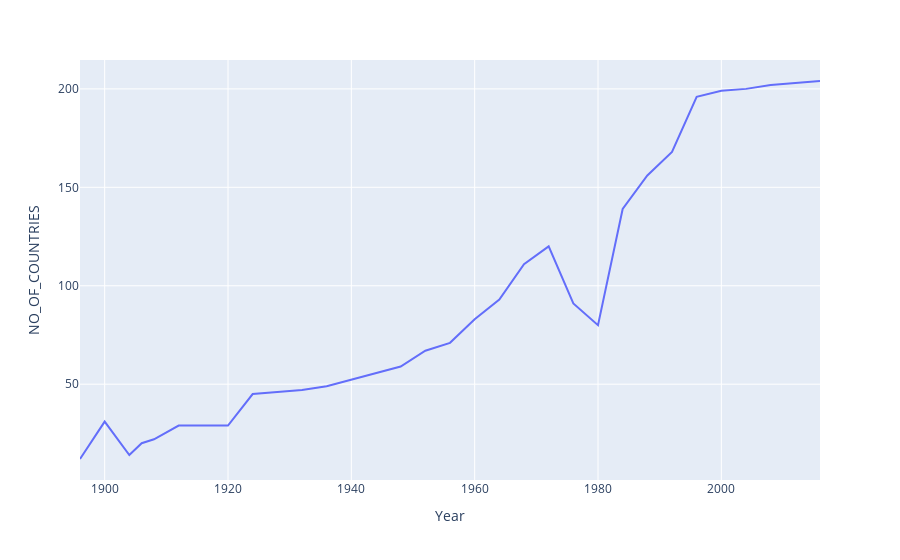

Notebook code for this chart:
### Code cell
fig= px.line(country_participated, x='Year', y='NO_OF_COUNTRIES')
fig.show()
#u can see clearly ... in 1980 very less countries participated. it was in moscow...
# and many of nation boycott due to russian attack on afganistan

### Figure 1 — Plotly figure (JSON) as saved in the notebook; plotly's stock layout.template omitted (floating-point values rounded to 4 significant figures)
{"data": [{"hovertemplate": "Year=%{x}<br>NO_OF_COUNTRIES=%{y}<extra></extra>", "legendgroup": "", "line": {"color": "#636efa", "dash": "solid"}, "marker": {"symbol": "circle"}, "mode": "lines", "name": "", "orientation": "v", "showlegend": false, "type": "scatter", "x": [1896, 1900, 1904, 1906, 1908, 1912, 1920, 1924, 1928, 1932, 1936, 1948, 1952, 1956, 1960, 1964, 1968, 1972, 1976, 1980, 1984, 1988, 1992, 1996, 2000, 2004, 2008, 2012, 2016], "xaxis": "x", "y": [12, 31, 14, 20, 22, 29, 29, 45, 46, 47, 49, 59, 67, 71, 83, 93, 111, 120, 91, 80, 139, 156, 168, 196, 199, 200, 202, 203, 204], "yaxis": "y"}], "layout": {"legend": {"tracegroupgap": 0}, "margin": {"t": 60}, "xaxis": {"anchor": "y", "domain": [0, 1], "title": {"text": "Year"}}, "yaxis": {"anchor": "x", "domain": [0, 1], "title": {"text": "NO_OF_COUNTRIES"}}}}
